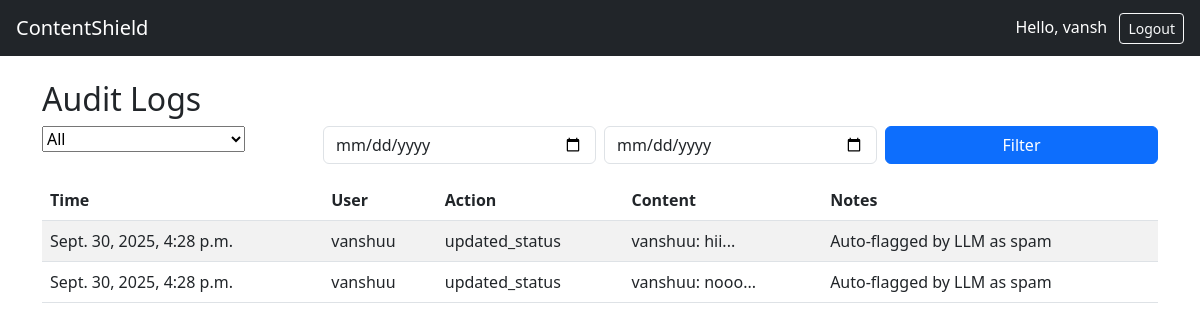
Screenshot of /dashboard/logs/ (signed in) with the database file from the repository.
### users/models.py (models this page shows, shortened)
class User(AbstractUser):
    ROLE_CHOICES = (
        ('admin', 'Admin'),
        ('moderator', 'Moderator'),
        ('user', 'User'),
    )
    role = models.CharField(max_length=20, choices=ROLE_CHOICES, default='user')
    is_banned = models.BooleanField(default=False)

### dashboard/models.py (models this page shows, shortened)
class AuditLog(models.Model):
    ACTION_CHOICES = (
        ("reviewed", "Reviewed Content"),
        ("banned_user", "Banned User"),
        ("unbanned_user", "Unbanned User"),
        ("updated_status", "Updated Content Status"),
        ("feedback_given", "Feedback Given"),
    )
    user = models.ForeignKey(User, on_delete=models.CASCADE, related_name="audit_logs")  # moderator/admin who did action
    action = models.CharField(max_length=50, choices=ACTION_CHOICES)
    content = models.ForeignKey(Content, on_delete=models.SET_NULL, null=True, blank=True, related_name="audit_logs")
    moderation_result = models.ForeignKey(ModerationResult, on_delete=models.SET_NULL, null=True, blank=True, related_name="audit_logs")
    timestamp = models.DateTimeField(auto_now_add=True)
    notes = models.TextField(blank=True, null=True)

### moderation/models.py (models this page shows)
class Content(models.Model):
    STATUS_CHOICES = (
        ('safe', 'Safe'),
        ('flagged', 'Flagged'),
        ('banned', 'Banned'),
    )
    user = models.ForeignKey(User, on_delete=models.CASCADE, related_name="contents")
    text = models.CharField(max_length=1000)
    created_at = models.DateTimeField(auto_now_add=True)  # use auto_now_add, not auto_now
    status = models.CharField(max_length=20, choices=STATUS_CHOICES, default='safe')
    def __str__(self):
        return f"{self.user.username}: {self.text[:30]}..."

### dashboard/views.py (the view, shortened to what this page needs)
# urls.py: path('logs/', audit_logs_view, name='audit_logs'),
@login_required
def audit_logs_view(request):
    form = AuditLogFilterForm(request.GET or None)
    logs = AuditLog.objects.all().order_by("-timestamp")
    return render(request, "dashboard/audit_logs.html", {"logs": logs, "form": form})

### dashboard/forms.py
class AuditLogFilterForm(forms.Form):
    ACTION_CHOICES = [
        ("", "All"),
        ("reviewed", "Reviewed Content"),
        ("banned_user", "Banned User"),
        ("unbanned_user", "Unbanned User"),
        ("updated_status", "Updated Content Status"),
        ("feedback_given", "Feedback Given"),
    ]
    action = forms.ChoiceField(choices=ACTION_CHOICES, required=False)
    start_date = forms.DateField(
        required=False,
        widget=forms.DateInput(attrs={"type": "date", "class": "form-control"}),
    )
    end_date = forms.DateField(
        required=False,
        widget=forms.DateInput(attrs={"type": "date", "class": "form-control"}),
    )

### dashboard/templates/dashboard/audit_logs.html (shortened to what this page needs)
{% extends "base.html" %}
{% block content %}
<h2>Audit Logs</h2>
<form method="get" class="row g-2 mb-3">
  <div class="col-md-3">{{ form.action }}</div>
  <div class="col-md-3">{{ form.start_date }}</div>
  <div class="col-md-3">{{ form.end_date }}</div>
  <div class="col-md-3"><button class="btn btn-primary w-100" type="submit">Filter</button></div>
</form>
<table class="table table-striped">
  <thead>
    <tr>
      <th>Time</th>
      <th>User</th>
      <th>Action</th>
      <th>Content</th>
      <th>Notes</th>
    </tr>
  </thead>
  <tbody>
    {% for log in logs %}
      <tr>
        <td>{{ log.timestamp }}</td>
        <td>{{ log.user.username }}</td>
        <td>{{ log.action }}</td>
        <td>{{ log.content }}</td>
        <td>{{ log.notes|default:"-" }}</td>
      </tr>
    {% empty %}
      <tr><td colspan="5">No logs found.</td></tr>
    {% endfor %}
  </tbody>
</table>
{% endblock %}

### templates/base.html (shortened to what this page needs)
<!DOCTYPE html>
<html lang="en">
<head>
  <link href="https://cdn.jsdelivr.net/npm/bootstrap@5.3.0/dist/css/bootstrap.min.css" rel="stylesheet">
</head>
<body>
  <nav class="navbar navbar-dark bg-dark px-3">
    <a class="navbar-brand" href="{% url 'home' %}">ContentShield</a>
    <div>
      {% if user.is_authenticated %}
        <span class="text-white">Hello, {{ user.username }}</span>
        <a href="{% url 'logout' %}" class="btn btn-sm btn-outline-light ms-2">Logout</a>
      {% else %}
        <a href="{% url 'login' %}" class="btn btn-sm btn-outline-light">Login</a>
        <a href="{% url 'register' %}" class="btn btn-sm btn-primary ms-2">Register</a>
      {% endif %}
    </div>
  </nav>
  <div class="container mt-4">
    {% block content %}{% endblock %}
  </div>
</body>
</html>

### rows the page displays
User: username "vansh"
AuditLog: timestamp "Sept. 30, 2025, 4:28 p.m.", user.username "vanshuu", action "updated_status", content "vanshuu: hii...", notes "Auto-flagged by LLM as spam"
AuditLog: timestamp "Sept. 30, 2025, 4:28 p.m.", user.username "vanshuu", action "updated_status", content "vanshuu: nooo...", notes "Auto-flagged by LLM as spam"
